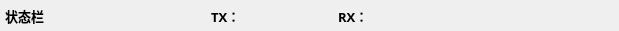
<?xml version="1.0" encoding="UTF-8"?>
<ui version="4.0">
 <class>StatusBar</class>
 <widget class="QWidget" name="StatusBar">
  <property name="geometry">
   <rect>
    <x>0</x>
    <y>0</y>
    <width>619</width>
    <height>31</height>
   </rect>
  </property>
  <property name="minimumSize">
   <size>
    <width>0</width>
    <height>31</height>
   </size>
  </property>
  <property name="maximumSize">
   <size>
    <width>16777215</width>
    <height>31</height>
   </size>
  </property>
  <property name="windowTitle">
   <string>Form</string>
  </property>
  <layout class="QGridLayout" name="gridLayout">
   <property name="leftMargin">
    <number>5</number>
   </property>
   <property name="topMargin">
    <number>0</number>
   </property>
   <property name="rightMargin">
    <number>0</number>
   </property>
   <property name="bottomMargin">
    <number>0</number>
   </property>
   <item row="0" column="3">
    <widget class="QLabel" name="label_3">
     <property name="minimumSize">
      <size>
       <width>35</width>
       <height>31</height>
      </size>
     </property>
     <property name="maximumSize">
      <size>
       <width>35</width>
       <height>31</height>
      </size>
     </property>
     <property name="font">
      <font>
       <family>微软雅黑</family>
       <pointsize>10</pointsize>
       <bold>true</bold>
      </font>
     </property>
     <property name="text">
      <string>RX：</string>
     </property>
    </widget>
   </item>
   <item row="0" column="4">
    <widget class="QLabel" name="label_4">
     <property name="minimumSize">
      <size>
       <width>80</width>
       <height>31</height>
      </size>
     </property>
     <property name="maximumSize">
      <size>
       <width>16777215</width>
       <height>31</height>
      </size>
     </property>
     <property name="font">
      <font>
       <family>微软雅黑</family>
       <pointsize>10</pointsize>
       <bold>true</bold>
      </font>
     </property>
     <property name="text">
      <string/>
     </property>
    </widget>
   </item>
   <item row="0" column="0">
    <widget class="QLabel" name="labelStatus">
     <property name="minimumSize">
      <size>
       <width>200</width>
       <height>31</height>
      </size>
     </property>
     <property name="maximumSize">
      <size>
       <width>16777215</width>
       <height>31</height>
      </size>
     </property>
     <property name="font">
      <font>
       <pointsize>10</pointsize>
       <bold>true</bold>
      </font>
     </property>
     <property name="text">
      <string>状态栏</string>
     </property>
    </widget>
   </item>
   <item row="0" column="1">
    <widget class="QLabel" name="label">
     <property name="minimumSize">
      <size>
       <width>35</width>
       <height>31</height>
      </size>
     </property>
     <property name="maximumSize">
      <size>
       <width>35</width>
       <height>31</height>
      </size>
     </property>
     <property name="font">
      <font>
       <family>微软雅黑</family>
       <pointsize>10</pointsize>
       <bold>true</bold>
      </font>
     </property>
     <property name="text">
      <string>TX：</string>
     </property>
    </widget>
   </item>
   <item row="0" column="2">
    <widget class="QLabel" name="label_2">
     <property name="minimumSize">
      <size>
       <width>80</width>
       <height>31</height>
      </size>
     </property>
     <property name="maximumSize">
      <size>
       <width>16777215</width>
       <height>31</height>
      </size>
     </property>
     <property name="font">
      <font>
       <family>微软雅黑</family>
       <pointsize>10</pointsize>
       <bold>true</bold>
      </font>
     </property>
     <property name="text">
      <string/>
     </property>
    </widget>
   </item>
   <item row="0" column="5">
    <spacer name="horizontalSpacer">
     <property name="orientation">
      <enum>Qt::Horizontal</enum>
     </property>
     <property name="sizeHint" stdset="0">
      <size>
       <width>40</width>
       <height>20</height>
      </size>
     </property>
    </spacer>
   </item>
  </layout>
 </widget>
 <resources/>
 <connections/>
</ui>
